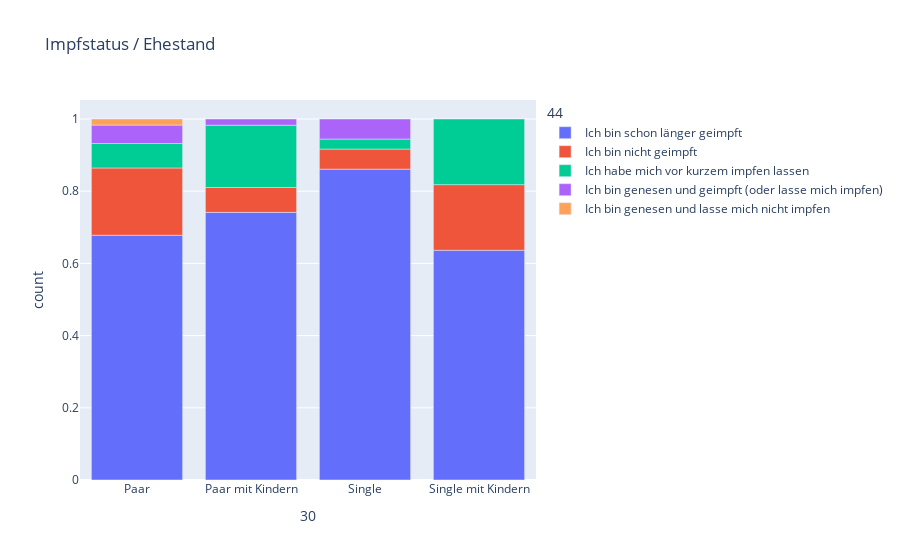

Source (notebook cell):
### Code cell
px.bar(res3, y='count', x=30, color=44, title="Impfstatus / Ehestand", height = plotly_standard_height)

### Figure 1 — Plotly figure (JSON) as saved in the notebook; plotly's stock layout.template omitted (floating-point values rounded to 4 significant figures)
{"data": [{"alignmentgroup": "True", "hovertemplate": "44=Ich bin schon länger geimpft<br>30=%{x}<br>count=%{y}<extra></extra>", "legendgroup": "Ich bin schon länger geimpft", "marker": {"color": "#636efa", "pattern": {"shape": ""}}, "name": "Ich bin schon länger geimpft", "offsetgroup": "Ich bin schon länger geimpft", "orientation": "v", "showlegend": true, "textposition": "auto", "type": "bar", "x": ["Paar", "Paar mit Kindern", "Single", "Single mit Kindern"], "xaxis": "x", "y": [0.678, 0.7414, 0.8611, 0.6364], "yaxis": "y"}, {"alignmentgroup": "True", "hovertemplate": "44=Ich bin nicht geimpft<br>30=%{x}<br>count=%{y}<extra></extra>", "legendgroup": "Ich bin nicht geimpft", "marker": {"color": "#EF553B", "pattern": {"shape": ""}}, "name": "Ich bin nicht geimpft", "offsetgroup": "Ich bin nicht geimpft", "orientation": "v", "showlegend": true, "textposition": "auto", "type": "bar", "x": ["Paar", "Paar mit Kindern", "Single", "Single mit Kindern"], "xaxis": "x", "y": [0.1864, 0.06897, 0.05556, 0.1818], "yaxis": "y"}, {"alignmentgroup": "True", "hovertemplate": "44=Ich habe mich vor kurzem impfen lassen<br>30=%{x}<br>count=%{y}<extra></extra>", "legendgroup": "Ich habe mich vor kurzem impfen lassen", "marker": {"color": "#00cc96", "pattern": {"shape": ""}}, "name": "Ich habe mich vor kurzem impfen lassen", "offsetgroup": "Ich habe mich vor kurzem impfen lassen", "orientation": "v", "showlegend": true, "textposition": "auto", "type": "bar", "x": ["Paar", "Paar mit Kindern", "Single", "Single mit Kindern"], "xaxis": "x", "y": [0.0678, 0.1724, 0.02778, 0.1818], "yaxis": "y"}, {"alignmentgroup": "True", "hovertemplate": "44=Ich bin genesen und geimpft (oder lasse mich impfen)<br>30=%{x}<br>count=%{y}<extra></extra>", "legendgroup": "Ich bin genesen und geimpft (oder lasse mich impfen)", "marker": {"color": "#ab63fa", "pattern": {"shape": ""}}, "name": "Ich bin genesen und geimpft (oder lasse mich impfen)", "offsetgroup": "Ich bin genesen und geimpft (oder lasse mich impfen)", "orientation": "v", "showlegend": true, "textposition": "auto", "type": "bar", "x": ["Paar", "Paar mit Kindern", "Single"], "xaxis": "x", "y": [0.05085, 0.01724, 0.05556], "yaxis": "y"}, {"alignmentgroup": "True", "hovertemplate": "44=Ich bin genesen und lasse mich nicht impfen<br>30=%{x}<br>count=%{y}<extra></extra>", "legendgroup": "Ich bin genesen und lasse mich nicht impfen", "marker": {"color": "#FFA15A", "pattern": {"shape": ""}}, "name": "Ich bin genesen und lasse mich nicht impfen", "offsetgroup": "Ich bin genesen und lasse mich nicht impfen", "orientation": "v", "showlegend": true, "textposition": "auto", "type": "bar", "x": ["Paar"], "xaxis": "x", "y": [0.01695], "yaxis": "y"}], "layout": {"autosize": true, "barmode": "relative", "legend": {"title": {"text": "44"}, "tracegroupgap": 0}, "title": {"text": "Impfstatus / Ehestand"}, "xaxis": {"anchor": "y", "autorange": true, "domain": [0, 1], "range": [-0.5, 3.5], "title": {"text": "30"}, "type": "category"}, "yaxis": {"anchor": "x", "autorange": true, "domain": [0, 1], "range": [0, 1.053], "title": {"text": "count"}, "type": "linear"}}}
